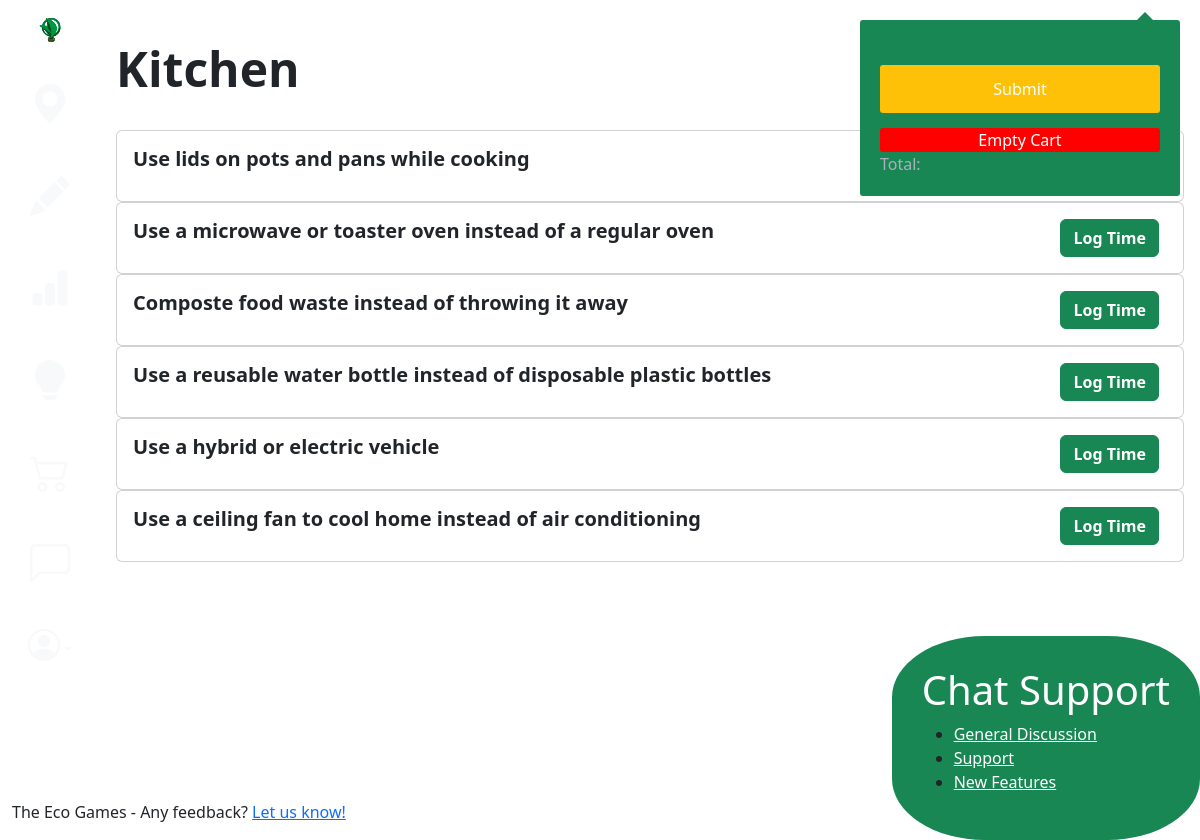
The page /game/activities/89 (signed in) on the database its author committed.
### game/models.py (models this page shows)
class Category(models.Model):
    name=models.CharField(max_length=128)
    def __str__(self):
        return self.name

class Activity(models.Model):
    title = models.TextField(max_length=128, unique=True)
    points=models.IntegerField()
    cat=models.ForeignKey(Category, on_delete=models.CASCADE)
    class ActivityType(models.TextChoices):
        TIMEREQUIRED = 'TR', ('Time required')
        TIMENOTREQUIRED = 'TNR', ('Time not required')
    type=models.CharField(max_length=4, default=ActivityType.TIMENOTREQUIRED)
    def __str__(self):
        return self.title

### game/views.py (the view)
# urls.py: path('activities/<int:pk>', views.ActivitiesDetailView.as_view(), name='activitiesDetails'),
class ActivitiesDetailView(LoginRequiredMixin, DetailView):
    model=Category
    template_name="game/activitiesDetail.html"
    def get_context_data(self, **kwargs):
        context={}
        category=get_object_or_404(Category, pk=self.kwargs['pk'])
        player, created = Challenger.objects.get_or_create(user=self.request.user)
        player.save()
        context['line_items']=getCartItems(player)
        cart, created = UserCart.objects.get_or_create(challenger=player)
        cart.save()
        context['activity_list']=Activity.objects.filter(cat=category)
        context['category']=category
        context['cart'] = cart
        print(context['activity_list'])
        print(context['category'])
        test=Activity.objects.filter(id=78)
        return context

### game/views.py (called while the page is built)
@login_required
def getCartItems(player):
    cart, created = UserCart.objects.get_or_create(challenger=player)
    cart.save()
    context={}
    context['line_items'] = LineItem.objects.filter(cart=cart, checkedOut=False, dateRecorded=date.today()) #set up the line items
    return context['line_items']

### game/templates/game/activitiesDetail.html (shortened to what this page needs)
{% extends 'base.html' %}
{% block content %}
{% load static %}
<br>
<h1 class="display-5 fw-bold">{{category.name}}</h1>
<br>
<div class="col">
    {% for activity in activity_list %}
    <div class="card" id = "activityDetails">
      <div class="card-body d-flex justify-content-between">
        <h5 class="card-title"><strong>{{activity.title}}</strong></h5>
        <div id="buttons" class="d-flex">
          {% if activity.type == 'TR' %}
          <button type="button" class="btn btn-success log-time-button me-2" data-bs-toggle="modal" data-bs-target="#trModal" onclick="setFields({{activity.id}})"><strong>Log Time</strong></button>
          {% else %}
          <button type="button" class="btn btn-success log-time-button me-2" data-bs-toggle="modal" data-bs-target="#tnrModal" onclick="setFields({{activity.id}})"><strong>Log Time</strong></button>
          {% endif %}
        </div>
      </div>
    </div>
    {% endfor %}
  </div>
{% endblock content %}

### rows shown on the page
Category: name "Kitchen"
Activity: title "Use lids on pots and pans while cooking"
Activity: title "Use a microwave or toaster oven instead of a regular oven"
Activity: title "Composte food waste instead of throwing it away"
Activity: title "Use a reusable water bottle instead of disposable plastic bottles"
Activity: title "Use a hybrid or electric vehicle"
Activity: title "Use a ceiling fan to cool home instead of air conditioning"
